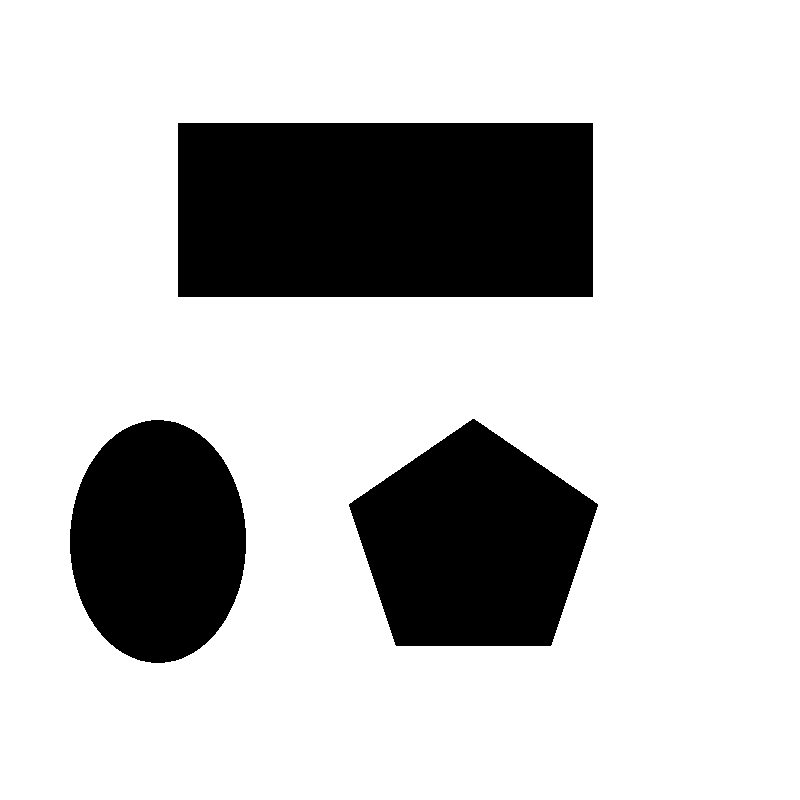
%> input picture GoalRRT/map.png, 800 x 800 px
$ octave GoalRRT.m   (GNU Octave 9; MATLAB toolbox functions it lacks are replaced by stand-ins)
%> lines starting %> are read from the running program, lines starting %| are printed output that depends on the picture; in (x1, y1, x2, y2) boxes, pixels count from 0 and x2, y2 are one past the last pixel; in counts of white or black regions, pixels touching at a corner belong together; the program's own positions count from 1
### RRTstar/collisionChecking.m
function feasible = collisionChecking(startPose, goalPose, map)
    % 默认没有碰到障碍物
    feasible = true;

    % 计算起点，终点之间的夹角
    theta = atan2(goalPose(2) - startPose(2), goalPose(1) - startPose(1));

    % 以 0.5 为步长, 从 startPose 开始递增的检查是否有障碍
    % (startPose - goalPose).^2 = (x1 - x2)^2, (y1 - y2)^2
    % sum((startPose - goalPose).^2) = (x1 - x2)^2 + (y1 - y2)^2
    for r = 0 : 0.5 : sqrt(sum((startPose - goalPose).^2))
        % [4 lines of commented-out code are left out]
        posCheck = startPose + r.*[cos(theta) sin(theta)];      % 直线距离增加 0.5 后的坐标

        % 将一个小数(x,y)向 4 个方向取整，只有该点的 4 个方向都没有触碰障碍才是可行点
        % 否则只要有一个方向碰到障碍物就是不可行点
        % feasiblePoint 有障碍返回 false，表示该点不可行
        % ceil 向上取整：返回大于或者等于指定数的最小整数
        % floor 向下取整：返回小于或者等于指定数的最大整数
        if ~(feasiblePoint(ceil(posCheck), map) ...
            && feasiblePoint(floor(posCheck), map) ...
            && feasiblePoint([ceil(posCheck(1)) floor(posCheck(2))], map) ...
            && feasiblePoint([floor(posCheck(1)) ceil(posCheck(2))], map))
            feasible = false;
            break;
        end

        if ~feasiblePoint([floor(goalPose(1)), ceil(goalPose(2))], map)
            feasible = false;
        end
    end
end

% [8 lines left out: function feasiblePoint, not called in this run]

### GoalRRT/random_sample.m
function x_rand = random_sample(p_goal, goal)
    p = unifrnd(0, 1);
    if p < p_goal
        x_rand = goal;
    else
        x_rand = [unifrnd(0, goal(1)), unifrnd(0, goal(2))];
    end
end

### GoalRRT/GoalRRT.m
clear all; close all; clc;
%% 参数初始化
x_I = 1; y_I = 1;           % 设置初始点
x_G = 750; y_G = 750;       % 设置目标点
% 阈值太小（3）可能找不到解，在终点位置跳动
Thr = 30;                   % 设置目标点阈值范围
% 太大可能来回跳动（400），找不到解
% 太小导致采样点多而密集（4），可能超过迭代次数也无法找到解
Delta = 40;                 % 设置扩展步长
% 测试：0.01 0.05 0.1 0.5 0.9 1.0
p_goal = 0.1;               % 目标的采样概率，不易太大(0.05 到 0.1)
%% 建树初始化 T.v 按照行向量存储 [v1 v2 v3 ... vn]
T.v(1).x = x_I;           	% T 是我们要做的树，v 是节点，这里先把起始点加入到 T 里面来
T.v(1).y = y_I;
T.v(1).xPrev = x_I;         % 起始节点的父节点仍然是其本身
T.v(1).yPrev = y_I;
T.v(1).dist = 0;            % 从父节点到该节点的距离，这里可取欧氏距离
T.v(1).indPrev = 0;         % 父节点的索引
%% 开始构建随机树
figure(1);           % 创建新窗口
ImpRgb = imread('map.png');
%> ImpRgb is the input picture: size 800x800x3 uint8; 77.3% white; 3 black regions, box (x1, y1, x2, y2) and area: (178, 123, 593, 297) 72210, (349, 419, 598, 646) 39387, (70, 420, 246, 663) 33559
Imp = rgb2gray(ImpRgb);
imshow(Imp)

xL = size(Imp, 1);   % 地图 x 轴长度 800
%> xL = 800
yL = size(Imp, 2);   % 地图 y 轴长度 800
%> yL = 800

hold on              % 保留当前绘图
plot(x_I, y_I, 'mo', 'MarkerSize',10, 'MarkerFaceColor','m');   % 绘制起点 m 表示品红色
plot(x_G, y_G, 'go', 'MarkerSize',10, 'MarkerFaceColor','g');   % 绘制目标点 g 表示绿色

% 保存采样点的个数
count = 1;

% 迭代 3000 次，期间如果找到路径则立即结束算法
for iter = 1 : 3000
    % Step 1: 使用目标概率 p_goal 选择
    x_rand = random_sample(p_goal, [x_G, y_G]);

    % Step 2: 遍历树，从树中找到最近邻近点 x_near
    % 先计算与起点的距离
    minDis = sqrt((x_rand(1) - T.v(1).x)^2 + (x_rand(2) - T.v(1).y)^2);
    minIndex = 1;

    % T.v 按行向量存储，size(T.v, 2) 获得节点总数
    % 从第二个节点开始计算与 x_near 的距离
    for i = 2 : size(T.v, 2)
        % 两节点间距离
    	distance = sqrt((x_rand(1) - T.v(i).x)^2 + (x_rand(2) - T.v(i).y)^2);
        % 每次保存最小距离及索引
        if(distance < minDis)
            minDis = distance;
            minIndex = i;
        end
    end

    % 找到当前树中离 x_rand 最近的节点 x_near
    x_near(1) = T.v(minIndex).x;
    x_near(2) = T.v(minIndex).y;

    % Step 3: 扩展得到 x_new 节点
    theta = atan2((x_rand(2) - x_near(2)), (x_rand(1) - x_near(1)));
    x_new(1) = x_near(1) + cos(theta) * Delta;
    x_new(2) = x_near(2) + sin(theta) * Delta;

    % 检查节点是否是 collision-free
    if ~collisionChecking(x_near, x_new, Imp)
        continue;   % 有障碍物就舍弃该节点，进行下一次采样
    end

    % 采样节点数加 1，也作为新采样点在 T.v 中的行向量索引
    count = count + 1;

    % Step 4: 将 x_new 插入树 T
    T.v(count).x = x_new(1);
    T.v(count).y = x_new(2);
    T.v(count).xPrev = x_near(1);      % x_new 的父节点是 x_near
    T.v(count).yPrev = x_near(2);      % x_new 的父节点是 x_near
    T.v(count).dist = Delta;           % x_new 与父节点 x_near 的步长是固定的
    T.v(count).indPrev = minIndex;     % 保存父节点 x_near 的 index，用于找到路径后的反向回溯

    % Step 5: 检查是否到达目标点附近
    disToGoal = sqrt((x_new(1) - x_G)^2 + (x_new(2) - y_G)^2);
    if(disToGoal < Thr)
        break % 到达目标点阈值范围内，结束 RRT
    end

    % Step 6: 每一次采样都将 x_near 和 x_new 之间的路径画出来
    plot([x_near(1), x_new(1)], [x_near(2), x_new(2)], 'b', 'Linewidth', 2);
    plot(x_new(1), x_new(2), 'ko', 'MarkerSize', 4, 'MarkerFaceColor','k');

    pause(0.02);     % 暂停 0.02s，使得 RRT 扩展过程容易观察
end
%> after the loop, count = 102; x_near = [716.1 698.7]; x_new = [738.1 732.1]
%% 路径已经找到，反向查询
if iter < 2000
    % 路径的最后一个坐标为 x_G
    path.pos(1).x = x_G;
    path.pos(1).y = y_G;

    % 路径的倒数第二个坐标为 RRT 采样的最后一个节点坐标
    path.pos(2).x = T.v(end).x;
    path.pos(2).y = T.v(end).y;

    % RRT 最后一个采样点的父节点索引
    pathIndex = T.v(end).indPrev;
%> pathIndex = 95
    j = 0;

    % 沿终点回溯到起点
    while 1
        path.pos(j + 3).x = T.v(pathIndex).x;
        path.pos(j + 3).y = T.v(pathIndex).y;

        % 不断回溯父节点索引
        pathIndex = T.v(pathIndex).indPrev;

        % 回溯到第一个节点就退出
        if pathIndex == 1
            break
        end
        j = j + 1;
    end
%> this loop made 35 passes
%> pathIndex on passes 1 to 12: 94, 92, 91, 89, 87, 75, 72, 66, 63, 55, 51, 47
%> after the loop, j = 34

    % 起点加入路径
    path.pos(end).x = x_I;
    path.pos(end).y = y_I;

    % 画出路径，实际上是反向的
    % path.pos(1) 是 x_G
    for j = 2 : length(path.pos)
        plot([path.pos(j).x; path.pos(j - 1).x;], [path.pos(j).y; path.pos(j - 1).y], 'g', 'Linewidth', 4);
    end
%> this loop made 36 passes
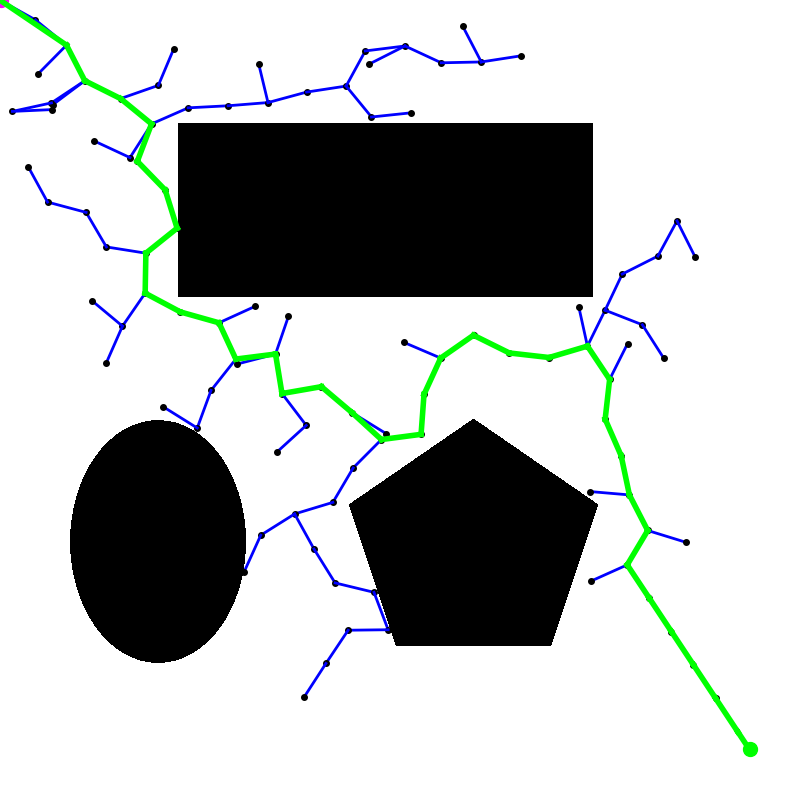
%> figure redrawn from the program's plot data
else
    disp('Error, no path found!');
end

$ run again, with GoalRRT/goal_rrt_p_0.1.png copied over GoalRRT/map.png
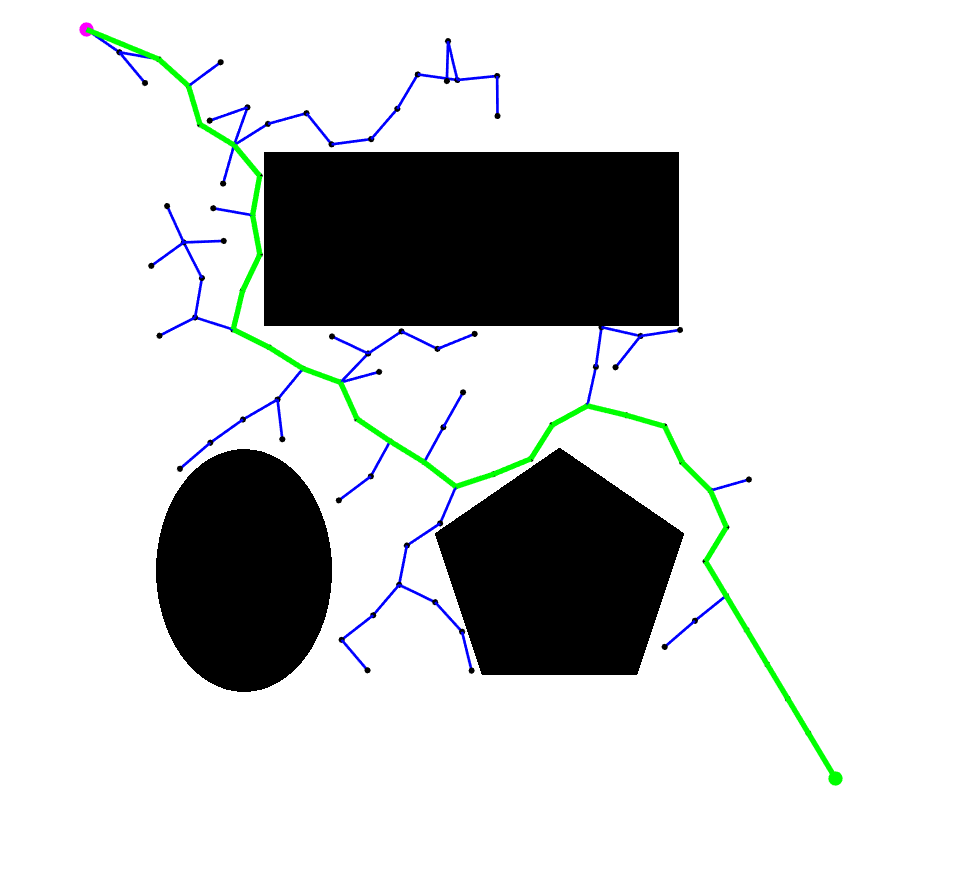
%> input picture GoalRRT/goal_rrt_p_0.1.png, 974 x 893 px
%> ImpRgb is the input picture: size 893x974x3 uint8; mean R, G, B 208.3, 210.4, 209.9
%> `Imp = rgb2gray(ImpRgb);`:
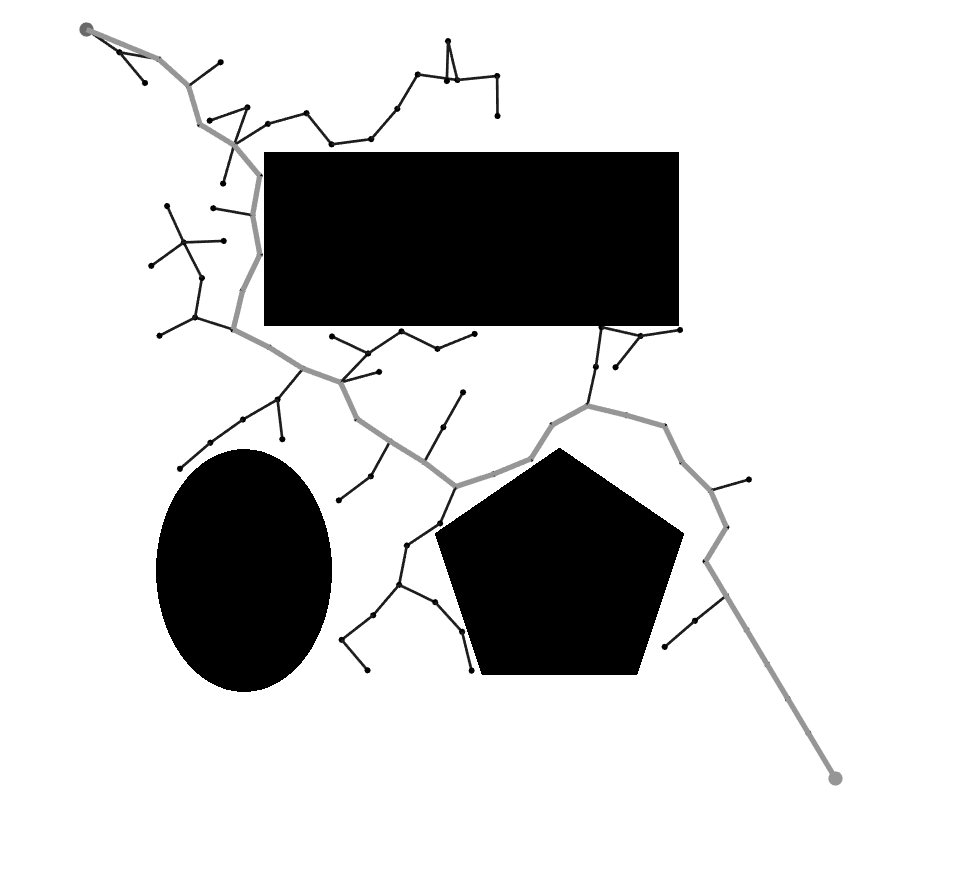
%> Imp: size 893x974 uint8; min 0, max 255, mean 209.7
%> after the loop `for iter = 1 : 3000`: count = 97; x_near = [688.8 737.1]; x_new = [727.9 745.4]
%> `pathIndex = T.v(end).indPrev;`: pathIndex = 95
%> the loop `while 1` made 38 passes
%> pathIndex on passes 1 to 8: 93, 85, 84, 81, 78, 76, 74, 73
%> after the loop `while 1`: j = 37
%> the loop `for j = 2 : length(path.pos)` made 39 passes
%> after the loop `for j = 2 : length(path.pos)`:
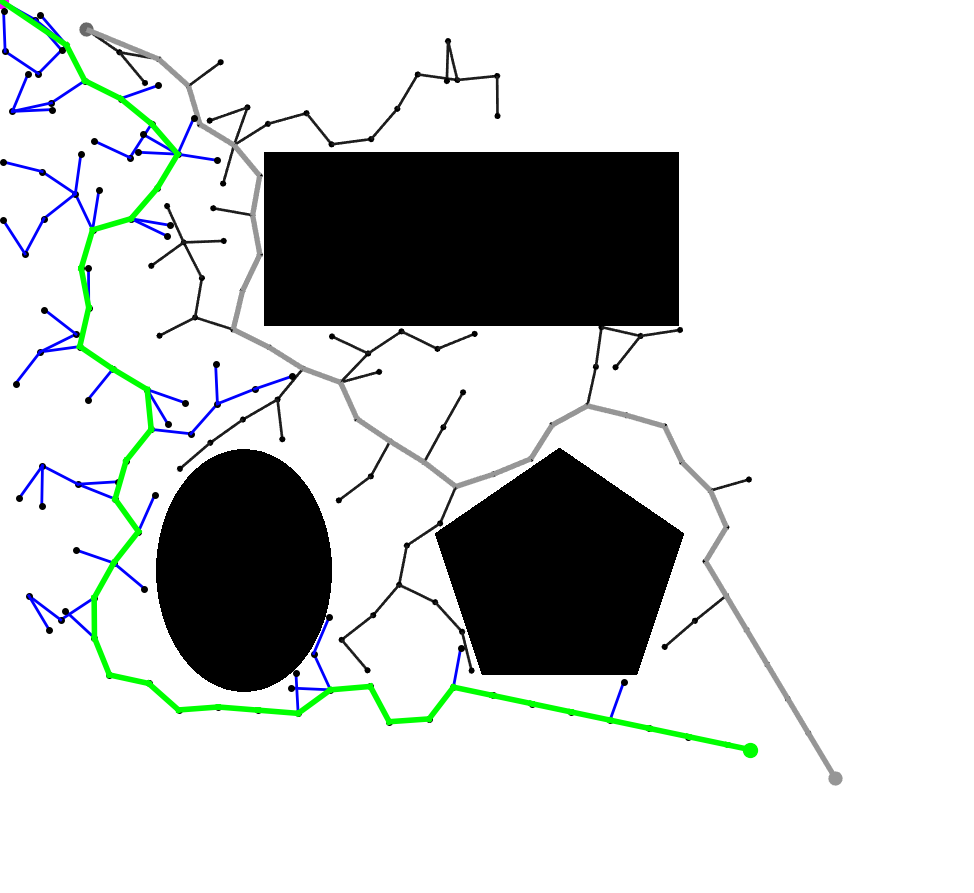
%> figure redrawn from the program's plot data
